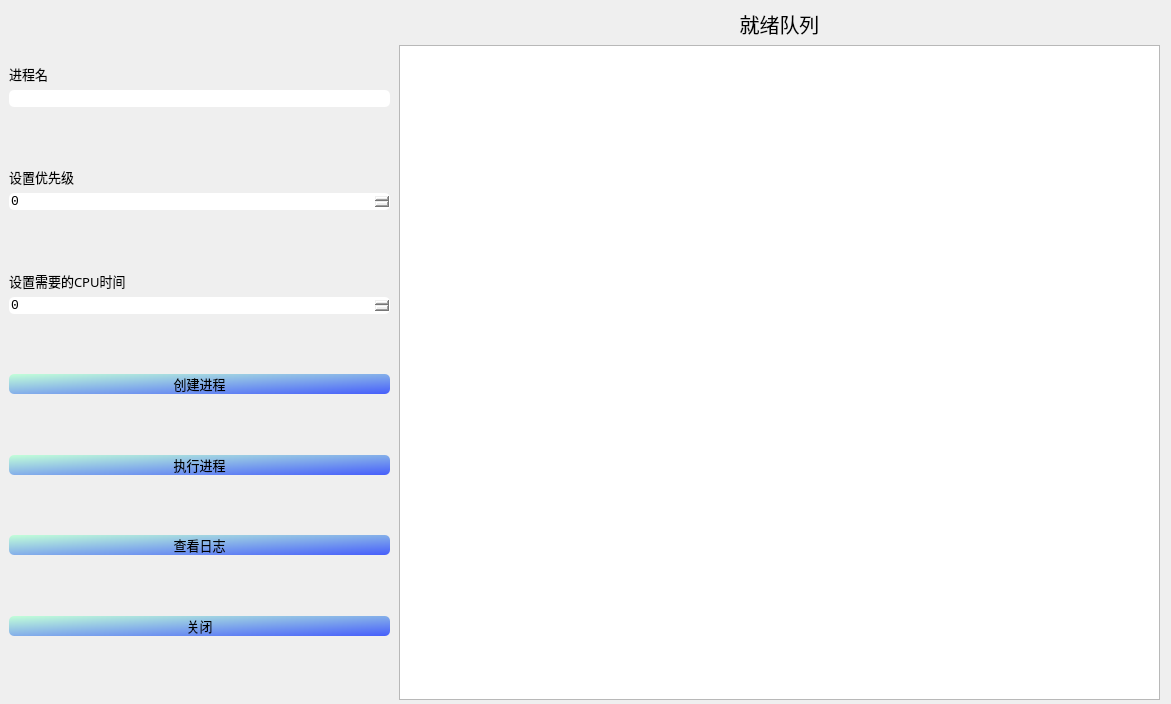
<?xml version="1.0" encoding="UTF-8"?>
<ui version="4.0">
 <class>MainWindow</class>
 <widget class="QMainWindow" name="MainWindow">
  <property name="geometry">
   <rect>
    <x>0</x>
    <y>0</y>
    <width>1171</width>
    <height>704</height>
   </rect>
  </property>
  <property name="windowTitle">
   <string>操作系统进程调度模拟</string>
  </property>
  <widget class="QWidget" name="centralwidget">
   <widget class="QWidget" name="widget" native="true">
    <property name="geometry">
     <rect>
      <x>9</x>
      <y>9</y>
      <width>381</width>
      <height>681</height>
     </rect>
    </property>
    <layout class="QVBoxLayout" name="verticalLayout">
     <item>
      <spacer name="verticalSpacer_5">
       <property name="orientation">
        <enum>Qt::Vertical</enum>
       </property>
       <property name="sizeHint" stdset="0">
        <size>
         <width>20</width>
         <height>48</height>
        </size>
       </property>
      </spacer>
     </item>
     <item>
      <widget class="QLabel" name="label">
       <property name="font">
        <font>
         <family>微软雅黑</family>
         <pointsize>10</pointsize>
        </font>
       </property>
       <property name="text">
        <string>进程名</string>
       </property>
      </widget>
     </item>
     <item>
      <widget class="QLineEdit" name="lineEdit">
       <property name="font">
        <font>
         <family>Consolas</family>
         <pointsize>10</pointsize>
        </font>
       </property>
       <property name="tabletTracking">
        <bool>true</bool>
       </property>
       <property name="focusPolicy">
        <enum>Qt::StrongFocus</enum>
       </property>
       <property name="styleSheet">
        <string notr="true">
border-radius:5px;</string>
       </property>
      </widget>
     </item>
     <item>
      <spacer name="verticalSpacer_7">
       <property name="orientation">
        <enum>Qt::Vertical</enum>
       </property>
       <property name="sizeHint" stdset="0">
        <size>
         <width>20</width>
         <height>40</height>
        </size>
       </property>
      </spacer>
     </item>
     <item>
      <widget class="QLabel" name="label_2">
       <property name="font">
        <font>
         <family>微软雅黑</family>
         <pointsize>10</pointsize>
        </font>
       </property>
       <property name="text">
        <string>设置优先级</string>
       </property>
      </widget>
     </item>
     <item>
      <widget class="QSpinBox" name="spinBox">
       <property name="font">
        <font>
         <family>Consolas</family>
         <pointsize>10</pointsize>
        </font>
       </property>
       <property name="styleSheet">
        <string notr="true">
border-radius:5px;</string>
       </property>
      </widget>
     </item>
     <item>
      <spacer name="verticalSpacer_8">
       <property name="orientation">
        <enum>Qt::Vertical</enum>
       </property>
       <property name="sizeHint" stdset="0">
        <size>
         <width>20</width>
         <height>40</height>
        </size>
       </property>
      </spacer>
     </item>
     <item>
      <widget class="QLabel" name="label_3">
       <property name="font">
        <font>
         <family>微软雅黑</family>
         <pointsize>10</pointsize>
        </font>
       </property>
       <property name="text">
        <string>设置需要的CPU时间</string>
       </property>
      </widget>
     </item>
     <item>
      <widget class="QSpinBox" name="spinBox_2">
       <property name="font">
        <font>
         <family>Consolas</family>
         <pointsize>10</pointsize>
        </font>
       </property>
       <property name="styleSheet">
        <string notr="true">border-radius:5px;</string>
       </property>
      </widget>
     </item>
     <item>
      <spacer name="verticalSpacer_4">
       <property name="orientation">
        <enum>Qt::Vertical</enum>
       </property>
       <property name="sizeHint" stdset="0">
        <size>
         <width>20</width>
         <height>40</height>
        </size>
       </property>
      </spacer>
     </item>
     <item>
      <widget class="QPushButton" name="pushButton">
       <property name="font">
        <font>
         <family>微软雅黑</family>
         <pointsize>10</pointsize>
         <underline>false</underline>
        </font>
       </property>
       <property name="styleSheet">
        <string notr="true">background-color:qlineargradient(spread:pad, x1:0, y1:0, x2:1, y2:1, stop:0 rgba(194, 255, 216, 255), stop:1 rgba(70, 94, 251, 255));
border-radius:5px;</string>
       </property>
       <property name="text">
        <string>创建进程</string>
       </property>
      </widget>
     </item>
     <item>
      <spacer name="verticalSpacer">
       <property name="orientation">
        <enum>Qt::Vertical</enum>
       </property>
       <property name="sizeHint" stdset="0">
        <size>
         <width>26</width>
         <height>46</height>
        </size>
       </property>
      </spacer>
     </item>
     <item>
      <widget class="QPushButton" name="pushButton_2">
       <property name="font">
        <font>
         <family>微软雅黑</family>
         <pointsize>10</pointsize>
        </font>
       </property>
       <property name="focusPolicy">
        <enum>Qt::ClickFocus</enum>
       </property>
       <property name="styleSheet">
        <string notr="true">background-color:qlineargradient(spread:pad, x1:0, y1:0, x2:1, y2:1, stop:0 rgba(194, 255, 216, 255), stop:1 rgba(70, 94, 251, 255));
border-radius:5px;</string>
       </property>
       <property name="text">
        <string>执行进程</string>
       </property>
      </widget>
     </item>
     <item>
      <spacer name="verticalSpacer_2">
       <property name="orientation">
        <enum>Qt::Vertical</enum>
       </property>
       <property name="sizeHint" stdset="0">
        <size>
         <width>20</width>
         <height>40</height>
        </size>
       </property>
      </spacer>
     </item>
     <item>
      <widget class="QPushButton" name="pushButton_4">
       <property name="font">
        <font>
         <family>微软雅黑</family>
         <pointsize>10</pointsize>
        </font>
       </property>
       <property name="focusPolicy">
        <enum>Qt::ClickFocus</enum>
       </property>
       <property name="styleSheet">
        <string notr="true">background-color:qlineargradient(spread:pad, x1:0, y1:0, x2:1, y2:1, stop:0 rgba(194, 255, 216, 255), stop:1 rgba(70, 94, 251, 255));
border-radius:5px;</string>
       </property>
       <property name="text">
        <string>查看日志</string>
       </property>
      </widget>
     </item>
     <item>
      <spacer name="verticalSpacer_3">
       <property name="orientation">
        <enum>Qt::Vertical</enum>
       </property>
       <property name="sizeHint" stdset="0">
        <size>
         <width>20</width>
         <height>40</height>
        </size>
       </property>
      </spacer>
     </item>
     <item>
      <widget class="QPushButton" name="pushButton_3">
       <property name="font">
        <font>
         <family>微软雅黑</family>
         <pointsize>10</pointsize>
        </font>
       </property>
       <property name="focusPolicy">
        <enum>Qt::ClickFocus</enum>
       </property>
       <property name="styleSheet">
        <string notr="true">background-color:qlineargradient(spread:pad, x1:0, y1:0, x2:1, y2:1, stop:0 rgba(194, 255, 216, 255), stop:1 rgba(70, 94, 251, 255));
border-radius:5px;</string>
       </property>
       <property name="text">
        <string>关闭</string>
       </property>
      </widget>
     </item>
     <item>
      <spacer name="verticalSpacer_6">
       <property name="orientation">
        <enum>Qt::Vertical</enum>
       </property>
       <property name="sizeHint" stdset="0">
        <size>
         <width>20</width>
         <height>40</height>
        </size>
       </property>
      </spacer>
     </item>
    </layout>
   </widget>
   <widget class="QWidget" name="widget_2" native="true">
    <property name="geometry">
     <rect>
      <x>399</x>
      <y>9</y>
      <width>761</width>
      <height>691</height>
     </rect>
    </property>
    <property name="layoutDirection">
     <enum>Qt::LeftToRight</enum>
    </property>
    <layout class="QVBoxLayout" name="verticalLayout_2">
     <item>
      <widget class="QLabel" name="label_4">
       <property name="font">
        <font>
         <pointsize>15</pointsize>
        </font>
       </property>
       <property name="layoutDirection">
        <enum>Qt::LeftToRight</enum>
       </property>
       <property name="styleSheet">
        <string notr="true"/>
       </property>
       <property name="text">
        <string>就绪队列</string>
       </property>
       <property name="alignment">
        <set>Qt::AlignCenter</set>
       </property>
      </widget>
     </item>
     <item>
      <widget class="QTableWidget" name="tableWidget">
       <property name="font">
        <font>
         <family>微软雅黑</family>
         <pointsize>10</pointsize>
        </font>
       </property>
       <property name="focusPolicy">
        <enum>Qt::ClickFocus</enum>
       </property>
       <property name="styleSheet">
        <string notr="true"/>
       </property>
       <property name="columnCount">
        <number>0</number>
       </property>
      </widget>
     </item>
    </layout>
   </widget>
  </widget>
 </widget>
 <resources/>
 <connections/>
</ui>
